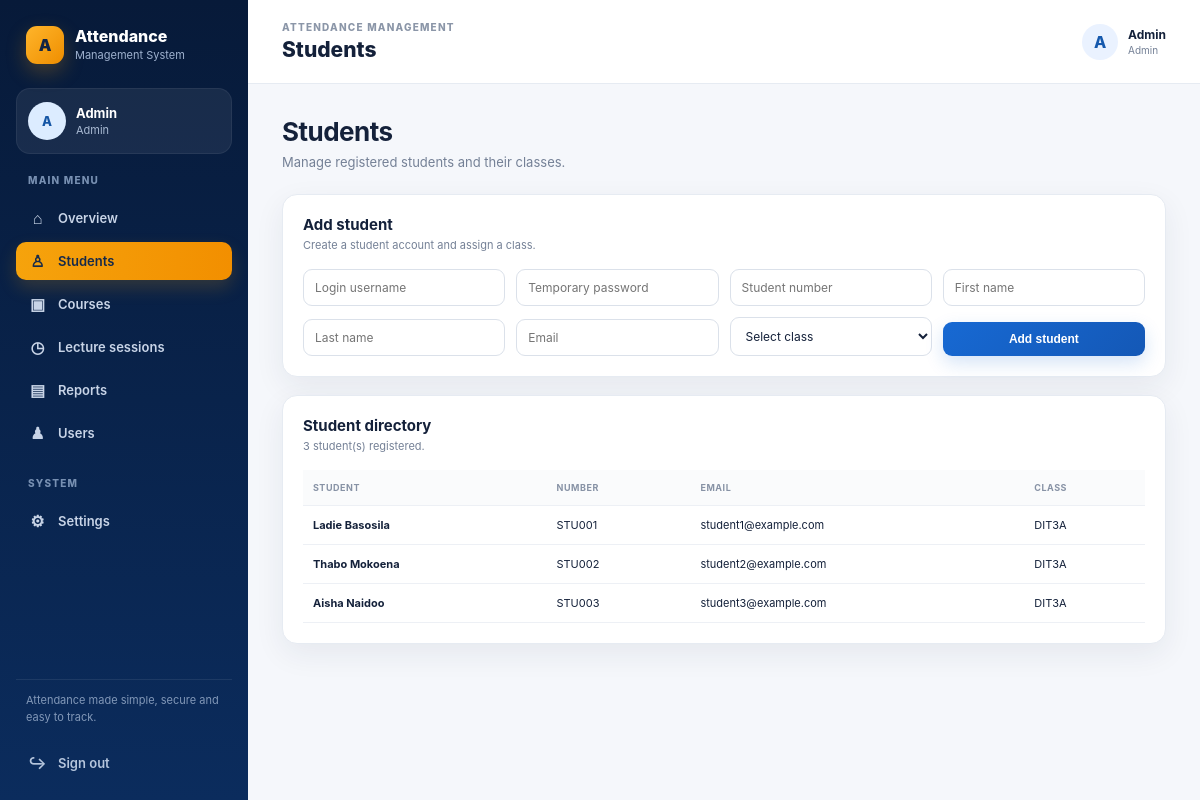
/admin/students (signed in), run on the app's committed database.
### tables this page shows
CREATE TABLE students (
        id INTEGER PRIMARY KEY AUTOINCREMENT,
        user_id INTEGER UNIQUE NOT NULL,
        student_number TEXT UNIQUE NOT NULL,
        first_name TEXT NOT NULL,
        last_name TEXT NOT NULL,
        email TEXT,
        class_id INTEGER,
        FOREIGN KEY(user_id) REFERENCES users(id) ON DELETE CASCADE,
        FOREIGN KEY(class_id) REFERENCES classes(id) ON DELETE SET NULL
    );

CREATE TABLE classes (
        id INTEGER PRIMARY KEY AUTOINCREMENT,
        name TEXT UNIQUE NOT NULL,
        description TEXT
    );

### app.py (the view, shortened to what this page needs)
@app.route("/admin/students", methods=["GET","POST"])
@role_required("admin")
def students():
    conn = get_db()
    rows = conn.execute("""SELECT s.*, c.name class_name FROM students s
                           LEFT JOIN classes c ON c.id=s.class_id ORDER BY s.last_name""").fetchall()
    classes = conn.execute("SELECT * FROM classes ORDER BY name").fetchall()
    conn.close()
    return render_template("students.html", students=rows, classes=classes)

### app.py (called while the page is built)
def get_db():
    conn = sqlite3.connect(DB)
    conn.row_factory = sqlite3.Row
    conn.execute("PRAGMA foreign_keys = ON")
    return conn

def role_required(*roles):
    def decorator(f):
        @wraps(f)
        def wrapper(*args, **kwargs):
            if "user_id" not in session:
                return redirect(url_for("login"))
            if session.get("role") not in roles:
                abort(403)
            return f(*args, **kwargs)
        return wrapper
    return decorator

@app.context_processor
def inject_user():
    return {"current_user": session}

### templates/students.html (shortened to what this page needs)
{% extends "base.html" %}
{% block page_title %}Students{% endblock %}
{% block content %}
<div class="page-heading"><div><h1>Students</h1><p>Manage registered students and their classes.</p></div></div>
<section class="panel form-panel"><div class="panel-head"><div><h2>Add student</h2><p>Create a student account and assign a class.</p></div></div><form method="post" class="modern-form form-grid">
<input name="username" placeholder="Login username" required><input name="password" type="password" placeholder="Temporary password" required><input name="student_number" placeholder="Student number" required><input name="first_name" placeholder="First name" required><input name="last_name" placeholder="Last name" required><input name="email" type="email" placeholder="Email"><select name="class_id"><option value="">Select class</option>{% for c in classes %}<option value="{{ c.id }}">{{ c.name }}</option>{% endfor %}</select><button class="btn primary">Add student</button>
</form></section>
<section class="panel"><div class="panel-head"><div><h2>Student directory</h2><p>{{ students|length }} student(s) registered.</p></div></div><div class="table-wrap"><table><thead><tr><th>Student</th><th>Number</th><th>Email</th><th>Class</th></tr></thead><tbody>{% for s in students %}<tr><td><strong>{{ s.first_name }} {{ s.last_name }}</strong></td><td>{{ s.student_number }}</td><td>{{ s.email or '-' }}</td><td>{{ s.class_name or '-' }}</td></tr>{% else %}<tr><td colspan="4"><div class="empty-state">No students found.</div></td></tr>{% endfor %}</tbody></table></div></section>
{% endblock %}

### templates/base.html (shortened to what this page needs)
<!doctype html>
<html lang="en">
<head>
<link rel="stylesheet" href="{{ url_for('static', filename='css/style.css') }}">
</head>
<body class="{% if current_user.get('user_id') %}app-body{% else %}public-body{% endif %}">
{% if current_user.get('user_id') %}
<div class="app-shell">
  <aside class="sidebar">
    <div class="sidebar-brand">
      <div class="brand-mark">A</div>
      <div><div class="brand-name">Attendance</div><div class="brand-sub">Management System</div></div>
    </div>
    <div class="profile-mini">
      <div class="avatar">{{ current_user.get('username','U')[0]|upper }}</div>
      <div class="profile-text"><strong>{{ current_user.get('username','User')|title }}</strong><span>{{ current_user.get('role','user')|title }}</span></div>
    </div>
    <nav class="side-nav">
      <div class="nav-label">MAIN MENU</div>
      <a class="nav-link {% if request.endpoint in ['dashboard','admin_dashboard','lecturer_dashboard','student_dashboard'] %}active{% endif %}" href="{{ url_for('dashboard') }}"><span class="nav-icon">⌂</span>Overview</a>
      {% if current_user.get('role') == 'admin' %}
      <a class="nav-link {% if request.endpoint == 'students' %}active{% endif %}" href="{{ url_for('students') }}"><span class="nav-icon">♙</span>Students</a>
      <a class="nav-link {% if request.endpoint == 'subjects' %}active{% endif %}" href="{{ url_for('subjects') }}"><span class="nav-icon">▣</span>Courses</a>
      <a class="nav-link {% if request.endpoint == 'admin_sessions' %}active{% endif %}" href="{{ url_for('admin_sessions') }}"><span class="nav-icon">◷</span>Lecture sessions</a>
      <a class="nav-link {% if request.endpoint == 'reports' %}active{% endif %}" href="{{ url_for('reports') }}"><span class="nav-icon">▤</span>Reports</a>
      <a class="nav-link {% if request.endpoint == 'users' %}active{% endif %}" href="{{ url_for('users') }}"><span class="nav-icon">♟</span>Users</a>
      {% endif %}
      <div class="nav-label nav-label-spaced">SYSTEM</div>
      <a class="nav-link {% if request.endpoint == 'settings' %}active{% endif %}" href="{{ url_for('settings') }}"><span class="nav-icon">⚙</span>Settings</a>
    </nav>
    <div class="sidebar-bottom"><div class="sidebar-help">Attendance made simple, secure and easy to track.</div><a class="logout-link" href="{{ url_for('logout') }}"><span class="nav-icon">↪</span>Sign out</a></div>
  </aside>
  <section class="main-area">
    <header class="topbar-modern">
      <div><div class="topbar-kicker">ATTENDANCE MANAGEMENT</div><div class="topbar-title">{% block page_title %}Overview{% endblock %}</div></div>
      <div class="topbar-user"><div class="topbar-avatar">{{ current_user.get('username','U')[0]|upper }}</div><div><strong>{{ current_user.get('username','User')|title }}</strong><span>{{ current_user.get('role','user')|title }}</span></div></div>
    </header>
    <main class="content-area">
{% else %}
<main class="public-page">
{% endif %}
{% block content %}{% endblock %}
{% if current_user.get('user_id') %}
    </main>
  </section>
</div>
{% else %}
</main>
{% endif %}
</body>
</html>

### data on the page
students: first_name "Ladie", last_name "Basosila", student_number "STU001", email "student1@example.com", name "DIT3A"
students: first_name "Thabo", last_name "Mokoena", student_number "STU002", email "student2@example.com", name "DIT3A"
students: first_name "Aisha", last_name "Naidoo", student_number "STU003", email "student3@example.com", name "DIT3A"

### other printed values
{{ current_user.get('username','U')[0]|upper }} "A"
{{ current_user.get('username','User')|title }} "Admin"
{{ current_user.get('role','user')|title }} "Admin"
{{ students|length }} "3"
